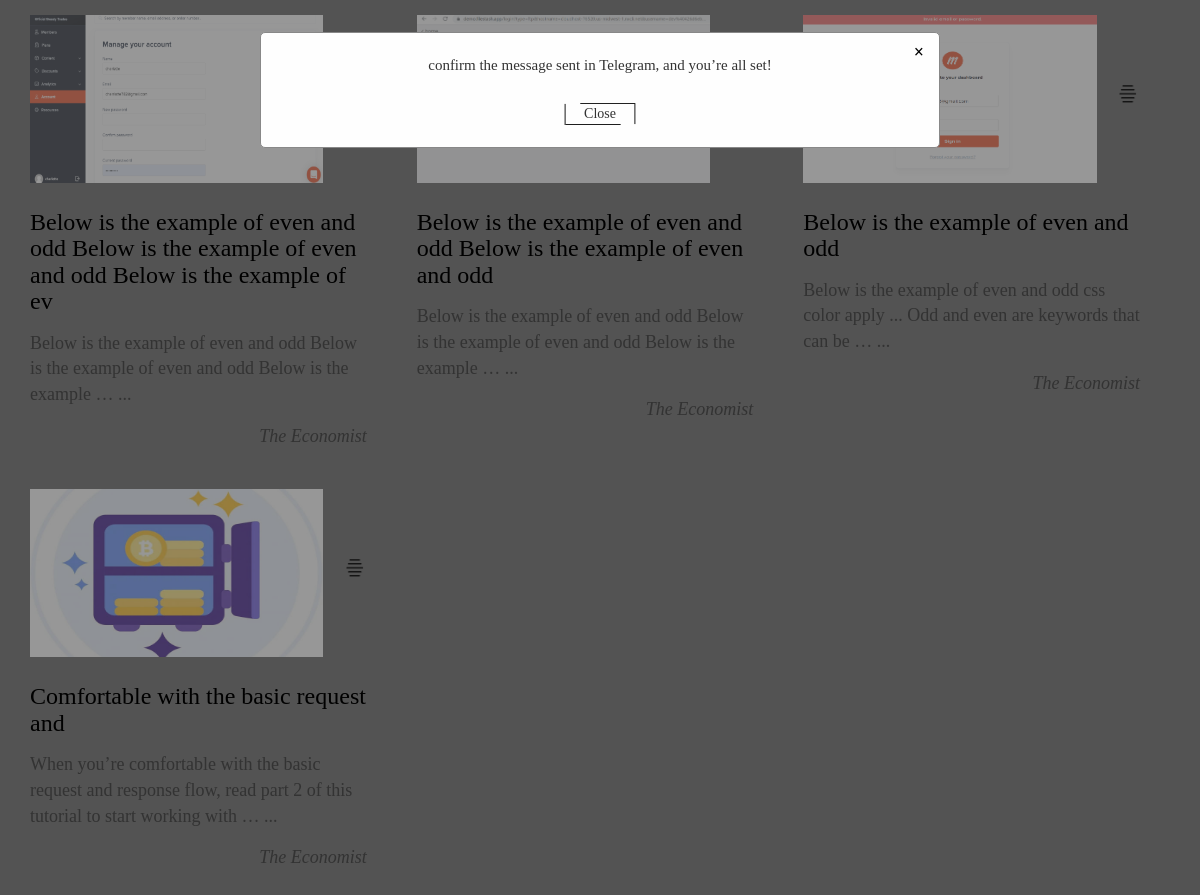
Screenshot of /confirm-message/ with the database file from the repository.
### figma/models.py (models this page shows, shortened)
class Stories (models.Model):
    title = models.CharField(max_length=100)
    image = models.ImageField()
    created_on = models.DateTimeField(auto_now=True)
    content = models.TextField()
    slug = models.SlugField(max_length=200, unique=True, null=True, blank=True)
    updated_on = models.DateTimeField(auto_now=True)
    status = models.IntegerField(choices=STATUS, default=0)
    author = models.ForeignKey(
        User, on_delete=models.CASCADE, related_name='stories_posts', blank=True, null=True)
    source = models.ForeignKey(to=SourceModel, on_delete=models.CASCADE)
    class Meta:
        ordering = ['-created_on']
    def get_absolute_url(self):
        return reverse('post_detail', kwargs={'slug': self.slug})

class SourceModel(models.Model):
    title = models.CharField(max_length=30)
    image = models.ImageField()
    description = models.TextField()
    link = models.CharField(max_length=200)
    timestamp = models.DateTimeField(auto_now=True)
    def __str__(self):
        return self.title

### figma/views.py (the view)
# urls.py: path('confirm-message/', confirmView, name='confirm-view'),
def confirmView(request):
    allstories = Stories.objects.filter(status=1).order_by('-created_on')
    context = {
        "post_list": allstories
    }
    return render(request, 'confirm.html', context)

### templates/confirm.html (shortened to what this page needs)
{% load static %}
<!DOCTYPE html>
<html lang="en">
<head>
    <link rel="stylesheet" href="https://maxcdn.bootstrapcdn.com/bootstrap/3.4.1/css/bootstrap.min.css">
    <link rel="stylesheet" href="{% static '/css/style.css' %}">
</head>
<body class="modal-body">
    <div class="container">
        <div class="top-stories">
            {% for post in post_list %}
            <div class="stories">
                <a href="{{ post.get_absolute_url }}">
                    <img class="opacity" src="{{ post.image.url }}" alt="{{post.slug}}">
                </a>
                <a style="pointer-events: none;" href="{{ post.get_absolute_url }}">
                    <h3 class="title">{{ post.title|capfirst }}</h3>
                </a>
                <p>
                    {{ post.content|truncatewords:20}}
                    ...
                </p>
                <p style="align-self: flex-end; font-style: italic;">{{ post.source }}</p>
                <div class="hamburger">
                    <button>
                        <img src="{% static '/images/hamburger.png' %}" alt="">
                    </button>
                </div>
            </div>
            {% endfor %}
        </div>
    </div>
    <div class="modal-popup modal-center modal-edit">
        <div class="modal-container-content">
            <div class="flex-row">
                <h4>confirm the message sent in Telegram, and you’re all set!</h4>
                <div style="display: flex; flex-direction: row; gap: 20px; justify-content: center;">
                    <div class="text-center dismiss">
                        <button class="btn header-menu btn-pad">Close</button>
                    </div>
                </div>
            </div>
            <div class="dismiss-btn dismiss">
                <button type="button" class="close">&times;</button>
            </div>
        </div>
    </div>
</body>
</html>

### static/css/style.css (style rules this page uses)
* { margin: 0; padding: 0; box-sizing: border-box; }
:root { --color: white; --text: black; }
body { font-size: 18px; font-family: 'sunlight'; transition: 0.8s; background: #E5E5E5; }
a { text-decoration: none; }
.header-menu { background-image: url('menu.svg'); background-position: center; background-size: contain; background-repeat: no-repeat; font-family: 'sunmedium'; background-color: transparent; outline: none; border: none; }
.opacity { opacity: .4; }
button.close { opacity: 1; transition: .8s; }
.flex-row { display: flex; flex-direction: column; gap: 10px; }
.top-stories .stories { display: flex; flex-direction: column; gap: 6px; position: relative; }
.stories p { padding-right: 3rem; }
.btn-pad { padding: 1rem 2rem; }
.stories img { width: 80%; height: 168px; }
.stories h3 { font-family: 'sunmedium'; padding-right: 3rem; }
.hamburger { position: absolute; right: 33px; top: 65px; }
.hamburger img, .hamburger-two img, .details-hamburger img { height: 18px; width: 18px; }
.hamburger button, .hamburger-two button { background: none; border: none; }
.flex-row h4 { font-size: 15px; font-family: 'sunmedium'; line-height: 18px; }
a { color: black; text-decoration: none; }
.modal-body { background: rgb(41 41 41 / 80%); transition: 0.8s; user-select: none; -webkit-user-select: none; -moz-user-select: none; -ms-user-select: none; }
.modal-container-content { background-color: #fefefe; margin: 15% auto; padding: 20px; border: 1px solid #888; width: 100%; }
.modal-popup { width: fit-content; height: auto; padding: 30px 20px; z-index: 2; text-align: center; }
.modal-center { position: fixed; top: 50%; left: 50%; transform: translate(-50%, -50%); }
.modal-container-content { position: relative; padding: 1.3rem; border-radius: 5px; }
.dismiss-btn { position: absolute; right: 10px; top: 10px; }
.dismiss-btn button { background: none; border: none; font-size: 1.8rem; cursor: pointer; color: black; padding: 0 .5rem; }
.modal-edit { width: 100%; top: 28%; }
@media screen and (min-width: 900px) { .top-stories, .all-sources { display: grid; grid-template-columns: repeat(3, 1fr); gap: 2rem; row-gap: 3rem; } }
@media screen and (min-width: 900px) { .modal-edit { width: 60%; top: 10%; } }

### rows the page displays
Stories: image (picture), title "Below is the example of even and odd Below is the example of even and odd Below is the example of ev", content "Below is the example of even and odd Below is the example of even and odd Below is the example …", source "The Economist"
Stories: title "Below is the example of even and odd Below is the example of even and odd", content "Below is the example of even and odd Below is the example of even and odd Below is the example …", source "The Economist"
Stories: image (picture), title "Below is the example of even and odd", content "Below is the example of even and odd css color apply ... Odd and even are keywords that can be …", source "The Economist"
Stories: image (picture), title "Comfortable with the basic request and", content "When you’re comfortable with the basic request and response flow, read part 2 of this tutorial to start working with …", source "The Economist"
